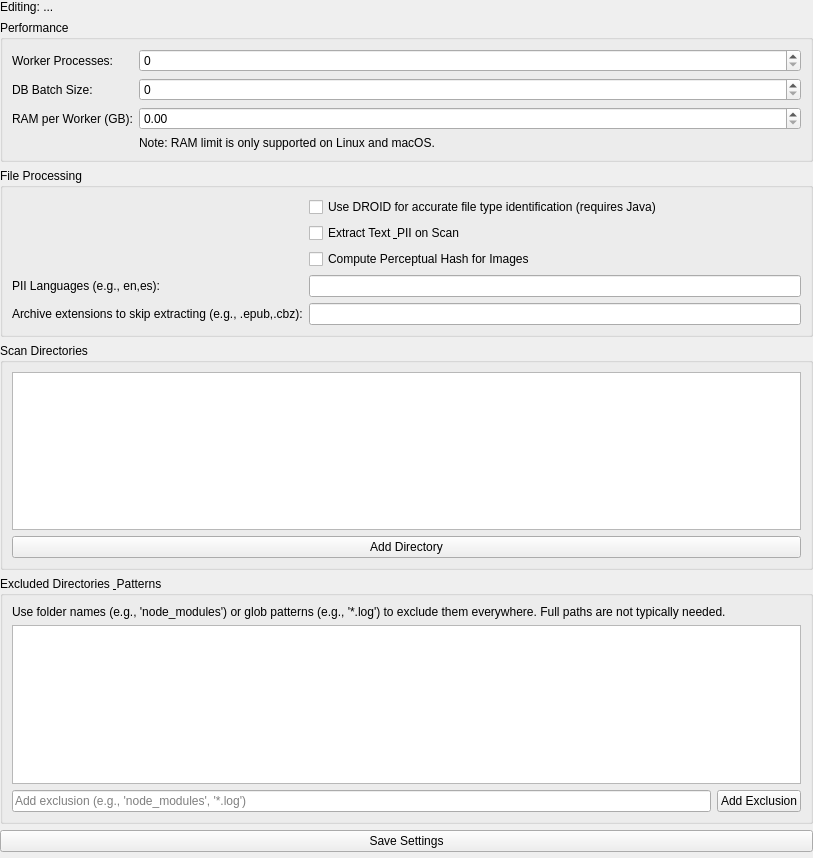
<?xml version="1.0" encoding="UTF-8"?>
<ui version="4.0">
 <class>SettingsViewWidget</class>
 <widget class="QWidget" name="SettingsViewWidget">
  <property name="geometry">
   <rect>
    <x>0</x>
    <y>0</y>
    <width>813</width>
    <height>858</height>
   </rect>
  </property>
  <property name="windowTitle">
   <string>Form</string>
  </property>
  <layout class="QVBoxLayout" name="main_layout">
   <property name="leftMargin">
    <number>0</number>
   </property>
   <property name="topMargin">
    <number>0</number>
   </property>
   <property name="rightMargin">
    <number>0</number>
   </property>
   <property name="bottomMargin">
    <number>0</number>
   </property>
   <item>
    <widget class="QLabel" name="config_path_label">
     <property name="text">
      <string>Editing: ...</string>
     </property>
     <property name="italic">
      <bool>true</bool>
     </property>
    </widget>
   </item>
   <item>
    <widget class="QGroupBox" name="performance_group">
     <property name="title">
      <string>Performance</string>
     </property>
     <layout class="QFormLayout" name="performance_layout">
      <item row="0" column="0">
       <widget class="QLabel" name="label">
        <property name="text">
         <string>Worker Processes:</string>
        </property>
       </widget>
      </item>
      <item row="0" column="1">
       <widget class="QSpinBox" name="workers_field"/>
      </item>
      <item row="1" column="0">
       <widget class="QLabel" name="label_2">
        <property name="text">
         <string>DB Batch Size:</string>
        </property>
       </widget>
      </item>
      <item row="1" column="1">
       <widget class="QSpinBox" name="db_batch_size_field"/>
      </item>
      <item row="2" column="0">
       <widget class="QLabel" name="label_3">
        <property name="text">
         <string>RAM per Worker (GB):</string>
        </property>
       </widget>
      </item>
      <item row="2" column="1">
       <widget class="QDoubleSpinBox" name="memory_limit_field"/>
      </item>
      <item row="3" column="1">
       <widget class="QLabel" name="label_4">
        <property name="text">
         <string>Note: RAM limit is only supported on Linux and macOS.</string>
        </property>
       </widget>
      </item>
     </layout>
    </widget>
   </item>
   <item>
    <widget class="QGroupBox" name="file_processing_group">
     <property name="title">
      <string>File Processing</string>
     </property>
     <layout class="QFormLayout" name="file_processing_layout">
      <item row="0" column="1">
       <widget class="QCheckBox" name="use_droid_switch">
        <property name="text">
         <string>Use DROID for accurate file type identification (requires Java)</string>
        </property>
       </widget>
      </item>
      <item row="1" column="1">
       <widget class="QCheckBox" name="extract_text_switch">
        <property name="text">
         <string>Extract Text &amp; PII on Scan</string>
        </property>
       </widget>
      </item>
      <item row="2" column="1">
       <widget class="QCheckBox" name="phash_switch">
        <property name="text">
         <string>Compute Perceptual Hash for Images</string>
        </property>
       </widget>
      </item>
      <item row="3" column="0">
       <widget class="QLabel" name="label_5">
        <property name="text">
         <string>PII Languages (e.g., en,es):</string>
        </property>
       </widget>
      </item>
      <item row="3" column="1">
       <widget class="QLineEdit" name="pii_languages_field"/>
      </item>
      <item row="4" column="0">
       <widget class="QLabel" name="label_6">
        <property name="text">
         <string>Archive extensions to skip extracting (e.g., .epub,.cbz):</string>
        </property>
       </widget>
      </item>
      <item row="4" column="1">
       <widget class="QLineEdit" name="archive_excludes_field"/>
      </item>
     </layout>
    </widget>
   </item>
   <item>
    <widget class="QGroupBox" name="scan_dirs_group">
     <property name="title">
      <string>Scan Directories</string>
     </property>
     <layout class="QVBoxLayout" name="scan_dirs_layout">
      <item>
       <widget class="QListWidget" name="scan_dirs_list"/>
      </item>
      <item>
       <widget class="QPushButton" name="add_scan_dir_button">
        <property name="text">
         <string>Add Directory</string>
        </property>
       </widget>
      </item>
     </layout>
    </widget>
   </item>
   <item>
    <widget class="QGroupBox" name="exclude_dirs_group">
     <property name="title">
      <string>Excluded Directories &amp; Patterns</string>
     </property>
     <layout class="QVBoxLayout" name="exclude_dirs_layout">
      <item>
       <widget class="QLabel" name="label_7">
        <property name="text">
         <string>Use folder names (e.g., 'node_modules') or glob patterns (e.g., '*.log') to exclude them everywhere. Full paths are not typically needed.</string>
        </property>
       </widget>
      </item>
      <item>
       <widget class="QListWidget" name="exclude_dirs_list"/>
      </item>
      <item>
       <layout class="QHBoxLayout" name="horizontalLayout">
        <item>
         <widget class="QLineEdit" name="new_exclude_dir_field">
          <property name="placeholderText">
           <string>Add exclusion (e.g., 'node_modules', '*.log')</string>
          </property>
         </widget>
        </item>
        <item>
         <widget class="QPushButton" name="add_exclude_dir_button">
          <property name="text">
           <string>Add Exclusion</string>
          </property>
         </widget>
        </item>
       </layout>
      </item>
     </layout>
    </widget>
   </item>
   <item>
    <widget class="QPushButton" name="save_settings_button">
     <property name="text">
      <string>Save Settings</string>
     </property>
    </widget>
   </item>
   <item>
    <spacer name="verticalSpacer">
     <property name="orientation">
      <enum>Qt::Vertical</enum>
     </property>
     <property name="sizeHint" stdset="0">
      <size>
       <width>20</width>
       <height>40</height>
      </size>
     </property>
    </spacer>
   </item>
  </layout>
 </widget>
 <resources/>
 <connections/>
</ui>
